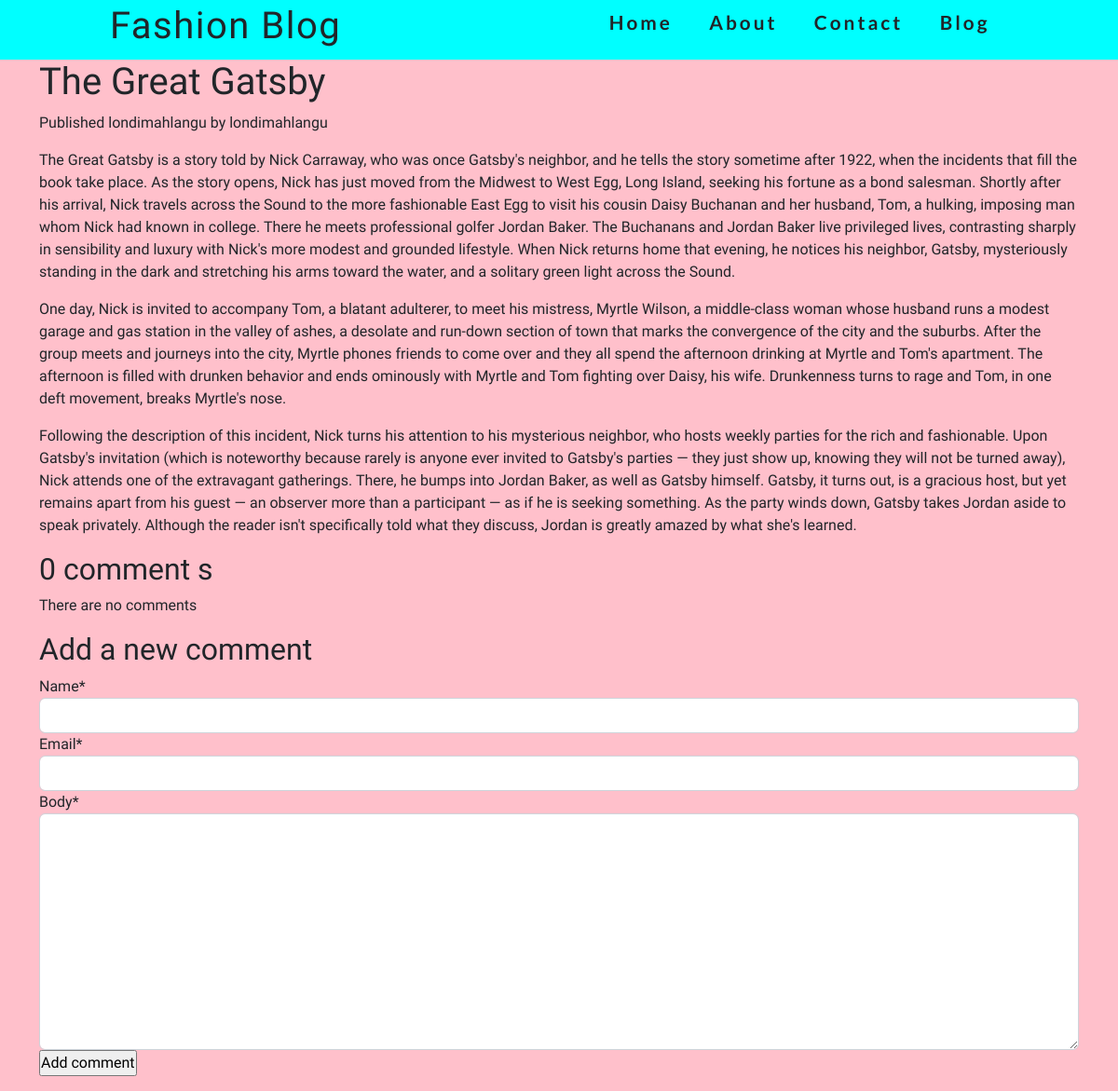
Page /2022/10/13/the-great-gatsby/ on the committed database.
### blog/models.py (models this page shows, shortened)
class Post(models.Model):
    STATUS_CHOICES = (
        ('draft','Draft'),
        ('published','Published')
        )
    title = models.CharField(max_length=250)
    post_image = models.ImageField(blank=True, null=True)
    slug = models.CharField(max_length=250,unique_for_date='publish')
    author = models.ForeignKey(User,on_delete=models.CASCADE,related_name='blog_posts')
    body = models.TextField()
    publish = models.DateTimeField(default=timezone.now)
    created = models.DateTimeField(auto_now_add=True)
    updated =models.DateTimeField(auto_now=True)
    status = models.CharField(max_length=10,choices=STATUS_CHOICES,default='draft')
    class Meta:
        ordering = ('-publish',)

### blog/views.py (the view)
# urls.py: path('<int:year>/<int:month>/<int:day>/<slug:post>/', post_detail, name='post_detail'),
def post_detail(request, year, month, day, post):
    post = get_object_or_404(Post, slug=post, status='published', publish__year=year, publish__month=month, publish__day=day)
    comments = post.comments.filter(active=True)
    new_comment = None
    if request.method== 'POST':
        comment_form = CommentForm(data=request.POST)
        if comment_form.is_valid():
            new_comment = comment_form.save(commit=False)
            new_comment.post = post
            new_comment.save()
    else:
        comment_form = CommentForm()
    return render(request, 'post_detail.html',{'post':post,'comments':comments, 'new_comment': new_comment ,'comment_form':comment_form})

### blog/forms.py
class CommentForm(forms.ModelForm):
    class Meta:
        model = Comment
        fields = ('name','email','body')

### blog/templates/post_detail.html (shortened to what this page needs)
{% extends "base.html" %}
{% load crispy_forms_tags %}
{% block content %}
<div class="container">
  <body>
    <h1> {{post.title}} </h1>
    <p class="date">
    Published {{ post.author }} by {{ post.author }}</p>
    <p>{{ post.body|linebreaks }}</p>
    {% with comments.count as total_comments %}
    <h2>
        {{ total_comments }} comment {{ total_comments|pluralize }}
    </h2>
    {% endwith %}
    {% for comment in comments %}
    <div class="comment">
        <p class="info">
            Comment {{ forloop.counter }} by {{ comment.name }} {{ comment.created }}
        </p>
        {{ comment.body|linebreaks }}
    </div>
    {% empty %}
     <p>There are no comments</p>
    {% endfor %}
    {% if new_comment %}
      <h2>Your comment has been added</h2>
    {% else %}
      <h2>Add a new comment</h2>
      <form method="POST">
        {{ comment_form|crispy }}
      <p><input type="submit" value="Add comment"></p>
      </form>
    {% endif %}
</div>
{% endblock %}

### static/css/app.css (style rules this page uses)
:root { --bg-color: pink; --text-color: solid black; --headline-color: black; --button-color: aqua; --accent-color: purple; --headline-font:'Lato', sans-serif; --body-font: 'Work Sans', sans-serif; }
* { padding: 0; margin: 0; box-sizing: border-box; }
body { font-size: 16px; font-family: var(--body-font); background-color:var(--bg-color); }

### rows in the picture
Post: title "The Great Gatsby", author "londimahlangu", body "The Great Gatsby is a story told by Nick Carraway, who was once Gatsby's neighbor, and he tells the story sometime after 1922, when the incidents that fill the book take place. As the story opens, Nick has just moved from the Midwest to West Egg, Long Island, seeking his fortune as a bond salesman. Shortly after his arrival, Nick travels across the Sound to the more fashionable East Egg to visit his cousin Daisy Buchanan and her husband, Tom, a hulking, imposing man whom Nick had known in college. There he meets professional golfer Jordan Baker. The Buchanans and Jordan Baker live privileged lives, contrasting sharply in sensibility and luxury with Nick's more modest and grounded lifestyle.…"

### other values in the picture
{{ total_comments }} "0"
